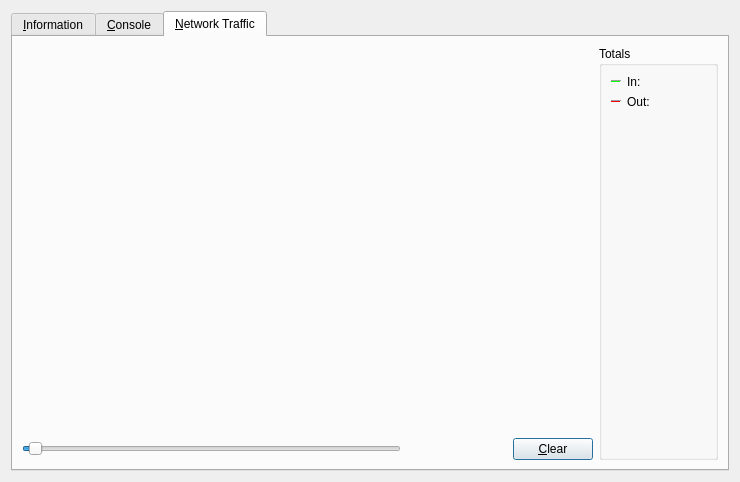
<?xml version="1.0" encoding="UTF-8"?>
<ui version="4.0">
 <class>RPCConsole</class>
 <widget class="QDialog" name="RPCConsole">
  <property name="geometry">
   <rect>
    <x>0</x>
    <y>0</y>
    <width>740</width>
    <height>482</height>
   </rect>
  </property>
  <property name="windowTitle">
   <string>aerum - Debug window</string>
  </property>
  <layout class="QVBoxLayout" name="verticalLayout_2">
   <item>
    <widget class="QTabWidget" name="tabWidget">
     <property name="currentIndex">
      <number>2</number>
     </property>
     <widget class="QWidget" name="tab_info">
      <attribute name="title">
       <string>&amp;Information</string>
      </attribute>
      <layout class="QFormLayout" name="formLayout">
       <item row="0" column="0">
        <widget class="QLabel" name="label_9">
         <property name="font">
          <font>
           <weight>75</weight>
           <bold>true</bold>
          </font>
         </property>
         <property name="text">
          <string>aerum Core</string>
         </property>
        </widget>
       </item>
       <item row="1" column="0">
        <widget class="QLabel" name="label_5">
         <property name="text">
          <string>Client name</string>
         </property>
        </widget>
       </item>
       <item row="1" column="1">
        <widget class="QLabel" name="clientName">
         <property name="cursor">
          <cursorShape>IBeamCursor</cursorShape>
         </property>
         <property name="text">
          <string>N/A</string>
         </property>
         <property name="textFormat">
          <enum>Qt::PlainText</enum>
         </property>
         <property name="textInteractionFlags">
          <set>Qt::LinksAccessibleByMouse|Qt::TextSelectableByKeyboard|Qt::TextSelectableByMouse</set>
         </property>
        </widget>
       </item>
       <item row="2" column="0">
        <widget class="QLabel" name="label_6">
         <property name="text">
          <string>Client version</string>
         </property>
        </widget>
       </item>
       <item row="2" column="1">
        <widget class="QLabel" name="clientVersion">
         <property name="cursor">
          <cursorShape>IBeamCursor</cursorShape>
         </property>
         <property name="text">
          <string>N/A</string>
         </property>
         <property name="textFormat">
          <enum>Qt::PlainText</enum>
         </property>
         <property name="textInteractionFlags">
          <set>Qt::LinksAccessibleByMouse|Qt::TextSelectableByKeyboard|Qt::TextSelectableByMouse</set>
         </property>
        </widget>
       </item>
       <item row="3" column="0">
        <widget class="QLabel" name="label_14">
         <property name="text">
          <string>Using OpenSSL version</string>
         </property>
         <property name="indent">
          <number>10</number>
         </property>
        </widget>
       </item>
       <item row="3" column="1">
        <widget class="QLabel" name="openSSLVersion">
         <property name="cursor">
          <cursorShape>IBeamCursor</cursorShape>
         </property>
         <property name="text">
          <string>N/A</string>
         </property>
         <property name="textFormat">
          <enum>Qt::PlainText</enum>
         </property>
         <property name="textInteractionFlags">
          <set>Qt::LinksAccessibleByMouse|Qt::TextSelectableByKeyboard|Qt::TextSelectableByMouse</set>
         </property>
        </widget>
       </item>
       <item row="4" column="0">
        <widget class="QLabel" name="label_12">
         <property name="text">
          <string>Build date</string>
         </property>
        </widget>
       </item>
       <item row="4" column="1">
        <widget class="QLabel" name="buildDate">
         <property name="cursor">
          <cursorShape>IBeamCursor</cursorShape>
         </property>
         <property name="text">
          <string>N/A</string>
         </property>
         <property name="textFormat">
          <enum>Qt::PlainText</enum>
         </property>
         <property name="textInteractionFlags">
          <set>Qt::LinksAccessibleByMouse|Qt::TextSelectableByKeyboard|Qt::TextSelectableByMouse</set>
         </property>
        </widget>
       </item>
       <item row="5" column="0">
        <widget class="QLabel" name="label_13">
         <property name="text">
          <string>Startup time</string>
         </property>
        </widget>
       </item>
       <item row="5" column="1">
        <widget class="QLabel" name="startupTime">
         <property name="cursor">
          <cursorShape>IBeamCursor</cursorShape>
         </property>
         <property name="text">
          <string>N/A</string>
         </property>
         <property name="textFormat">
          <enum>Qt::PlainText</enum>
         </property>
         <property name="textInteractionFlags">
          <set>Qt::LinksAccessibleByMouse|Qt::TextSelectableByKeyboard|Qt::TextSelectableByMouse</set>
         </property>
        </widget>
       </item>
       <item row="6" column="0">
        <widget class="QLabel" name="label_11">
         <property name="font">
          <font>
           <weight>75</weight>
           <bold>true</bold>
          </font>
         </property>
         <property name="text">
          <string>Network</string>
         </property>
        </widget>
       </item>
       <item row="7" column="0">
        <widget class="QLabel" name="label_7">
         <property name="text">
          <string>Number of connections</string>
         </property>
        </widget>
       </item>
       <item row="7" column="1">
        <widget class="QLabel" name="numberOfConnections">
         <property name="cursor">
          <cursorShape>IBeamCursor</cursorShape>
         </property>
         <property name="text">
          <string>N/A</string>
         </property>
         <property name="textFormat">
          <enum>Qt::PlainText</enum>
         </property>
         <property name="textInteractionFlags">
          <set>Qt::LinksAccessibleByMouse|Qt::TextSelectableByKeyboard|Qt::TextSelectableByMouse</set>
         </property>
        </widget>
       </item>
       <item row="8" column="0">
        <widget class="QLabel" name="label_15">
         <property name="text">
          <string>Number of masternodes</string>
         </property>
        </widget>
       </item>
       <item row="8" column="1">
        <widget class="QLabel" name="masternodeCount">
         <property name="cursor">
          <cursorShape>IBeamCursor</cursorShape>
         </property>
         <property name="text">
          <string>N/A</string>
         </property>
         <property name="textFormat">
          <enum>Qt::PlainText</enum>
         </property>
         <property name="textInteractionFlags">
          <set>Qt::LinksAccessibleByMouse|Qt::TextSelectableByKeyboard|Qt::TextSelectableByMouse</set>
         </property>
        </widget>
       </item>
       <item row="9" column="0">
        <widget class="QLabel" name="label_8">
         <property name="text">
          <string>On testnet</string>
         </property>
        </widget>
       </item>
       <item row="9" column="1">
        <widget class="QCheckBox" name="isTestNet">
         <property name="enabled">
          <bool>false</bool>
         </property>
         <property name="text">
          <string/>
         </property>
        </widget>
       </item>
       <item row="10" column="0">
        <widget class="QLabel" name="label_10">
         <property name="font">
          <font>
           <weight>75</weight>
           <bold>true</bold>
          </font>
         </property>
         <property name="text">
          <string>Block chain</string>
         </property>
        </widget>
       </item>
       <item row="11" column="0">
        <widget class="QLabel" name="label_3">
         <property name="text">
          <string>Current number of blocks</string>
         </property>
        </widget>
       </item>
       <item row="11" column="1">
        <widget class="QLabel" name="numberOfBlocks">
         <property name="cursor">
          <cursorShape>IBeamCursor</cursorShape>
         </property>
         <property name="text">
          <string>N/A</string>
         </property>
         <property name="textFormat">
          <enum>Qt::PlainText</enum>
         </property>
         <property name="textInteractionFlags">
          <set>Qt::LinksAccessibleByMouse|Qt::TextSelectableByKeyboard|Qt::TextSelectableByMouse</set>
         </property>
        </widget>
       </item>
       <item row="12" column="0">
        <widget class="QLabel" name="label_2">
         <property name="text">
          <string>Last block time</string>
         </property>
        </widget>
       </item>
       <item row="12" column="1">
        <widget class="QLabel" name="lastBlockTime">
         <property name="cursor">
          <cursorShape>IBeamCursor</cursorShape>
         </property>
         <property name="text">
          <string>N/A</string>
         </property>
         <property name="textFormat">
          <enum>Qt::PlainText</enum>
         </property>
         <property name="textInteractionFlags">
          <set>Qt::LinksAccessibleByMouse|Qt::TextSelectableByKeyboard|Qt::TextSelectableByMouse</set>
         </property>
        </widget>
       </item>
       <item row="13" column="0">
        <spacer name="verticalSpacer_2">
         <property name="orientation">
          <enum>Qt::Vertical</enum>
         </property>
         <property name="sizeHint" stdset="0">
          <size>
           <width>20</width>
           <height>10</height>
          </size>
         </property>
        </spacer>
       </item>
       <item row="14" column="0">
        <widget class="QLabel" name="labelDebugLogfile">
         <property name="font">
          <font>
           <weight>75</weight>
           <bold>true</bold>
          </font>
         </property>
         <property name="text">
          <string>Debug log file</string>
         </property>
        </widget>
       </item>
       <item row="15" column="0">
        <widget class="QPushButton" name="openDebugLogfileButton">
         <property name="toolTip">
          <string>Open the aerum debug log file from the current data directory. This can take a few seconds for large log files.</string>
         </property>
         <property name="text">
          <string>&amp;Open</string>
         </property>
         <property name="autoDefault">
          <bool>false</bool>
         </property>
        </widget>
       </item>
       <item row="16" column="0">
        <widget class="QLabel" name="labelCLOptions">
         <property name="font">
          <font>
           <weight>75</weight>
           <bold>true</bold>
          </font>
         </property>
         <property name="text">
          <string>Command-line options</string>
         </property>
        </widget>
       </item>
       <item row="17" column="0">
        <widget class="QPushButton" name="showCLOptionsButton">
         <property name="toolTip">
          <string>Show the aerum-Qt help message to get a list with possible aerum command-line options.</string>
         </property>
         <property name="text">
          <string>&amp;Show</string>
         </property>
         <property name="autoDefault">
          <bool>false</bool>
         </property>
        </widget>
       </item>
       <item row="18" column="0">
        <spacer name="verticalSpacer">
         <property name="orientation">
          <enum>Qt::Vertical</enum>
         </property>
         <property name="sizeHint" stdset="0">
          <size>
           <width>20</width>
           <height>20</height>
          </size>
         </property>
        </spacer>
       </item>
      </layout>
     </widget>
     <widget class="QWidget" name="tab_console">
      <attribute name="title">
       <string>&amp;Console</string>
      </attribute>
      <layout class="QGridLayout" name="gridLayout">
       <item row="0" column="0">
        <widget class="QTextEdit" name="messagesWidget">
         <property name="minimumSize">
          <size>
           <width>0</width>
           <height>100</height>
          </size>
         </property>
         <property name="readOnly">
          <bool>true</bool>
         </property>
         <property name="tabKeyNavigation" stdset="0">
          <bool>false</bool>
         </property>
         <property name="columnCount" stdset="0">
          <number>2</number>
         </property>
        </widget>
       </item>
       <item row="1" column="0">
        <layout class="QHBoxLayout" name="horizontalLayout">
         <property name="spacing">
          <number>3</number>
         </property>
         <item>
          <widget class="QPushButton" name="copyButton">
           <property name="maximumSize">
            <size>
             <width>24</width>
             <height>24</height>
            </size>
           </property>
           <property name="toolTip">
            <string>Copy to clipboard</string>
           </property>
           <property name="text">
            <string/>
           </property>
           <property name="icon">
            <iconset resource="../bitcoin.qrc">
             <normaloff>:/icons/editcopy</normaloff>:/icons/editcopy</iconset>
           </property>
           <property name="shortcut">
            <string notr="true">Ctrl+L</string>
           </property>
           <property name="autoDefault">
            <bool>false</bool>
           </property>
          </widget>
         </item>
         <item>
          <widget class="QLabel" name="label">
           <property name="text">
            <string notr="true">&gt;</string>
           </property>
          </widget>
         </item>
         <item>
          <widget class="QLineEdit" name="lineEdit"/>
         </item>
         <item>
          <widget class="QToolButton" name="pasteButton">
           <property name="sizePolicy">
            <sizepolicy hsizetype="Minimum" vsizetype="Fixed">
             <horstretch>0</horstretch>
             <verstretch>0</verstretch>
            </sizepolicy>
           </property>
           <property name="minimumSize">
            <size>
             <width>24</width>
             <height>24</height>
            </size>
           </property>
           <property name="maximumSize">
            <size>
             <width>24</width>
             <height>24</height>
            </size>
           </property>
           <property name="toolTip">
            <string>Paste from clipboard</string>
           </property>
           <property name="text">
            <string/>
           </property>
           <property name="icon">
            <iconset resource="../bitcoin.qrc">
             <normaloff>:/icons/editpaste</normaloff>:/icons/editpaste</iconset>
           </property>
           <property name="shortcut">
            <string>Alt+P</string>
           </property>
          </widget>
         </item>
        </layout>
       </item>
      </layout>
     </widget>
     <widget class="QWidget" name="tab">
      <attribute name="title">
       <string>&amp;Network Traffic</string>
      </attribute>
      <layout class="QHBoxLayout" name="horizontalLayout_3">
       <item>
        <layout class="QVBoxLayout" name="verticalLayout_4">
         <item>
          <widget class="TrafficGraphWidget" name="trafficGraph" native="true">
           <property name="sizePolicy">
            <sizepolicy hsizetype="Expanding" vsizetype="Expanding">
             <horstretch>0</horstretch>
             <verstretch>0</verstretch>
            </sizepolicy>
           </property>
          </widget>
         </item>
         <item>
          <layout class="QHBoxLayout" name="horizontalLayout_2">
           <item>
            <widget class="QSlider" name="sldGraphRange">
             <property name="minimum">
              <number>1</number>
             </property>
             <property name="maximum">
              <number>288</number>
             </property>
             <property name="pageStep">
              <number>12</number>
             </property>
             <property name="value">
              <number>6</number>
             </property>
             <property name="orientation">
              <enum>Qt::Horizontal</enum>
             </property>
            </widget>
           </item>
           <item>
            <widget class="QLabel" name="lblGraphRange">
             <property name="minimumSize">
              <size>
               <width>100</width>
               <height>0</height>
              </size>
             </property>
             <property name="alignment">
              <set>Qt::AlignCenter</set>
             </property>
            </widget>
           </item>
           <item>
            <widget class="QPushButton" name="btnClearTrafficGraph">
             <property name="text">
              <string>&amp;Clear</string>
             </property>
            </widget>
           </item>
          </layout>
         </item>
        </layout>
       </item>
       <item>
        <layout class="QVBoxLayout" name="verticalLayout">
         <item>
          <widget class="QGroupBox" name="groupBox">
           <property name="title">
            <string>Totals</string>
           </property>
           <layout class="QVBoxLayout" name="verticalLayout_5">
            <item>
             <layout class="QHBoxLayout" name="horizontalLayout_4">
              <item>
               <widget class="Line" name="line">
                <property name="sizePolicy">
                 <sizepolicy hsizetype="Fixed" vsizetype="Fixed">
                  <horstretch>0</horstretch>
                  <verstretch>0</verstretch>
                 </sizepolicy>
                </property>
                <property name="minimumSize">
                 <size>
                  <width>10</width>
                  <height>0</height>
                 </size>
                </property>
                <property name="palette">
                 <palette>
                  <active>
                   <colorrole role="Light">
                    <brush brushstyle="SolidPattern">
                     <color alpha="255">
                      <red>0</red>
                      <green>255</green>
                      <blue>0</blue>
                     </color>
                    </brush>
                   </colorrole>
                  </active>
                  <inactive>
                   <colorrole role="Light">
                    <brush brushstyle="SolidPattern">
                     <color alpha="255">
                      <red>0</red>
                      <green>255</green>
                      <blue>0</blue>
                     </color>
                    </brush>
                   </colorrole>
                  </inactive>
                  <disabled>
                   <colorrole role="Light">
                    <brush brushstyle="SolidPattern">
                     <color alpha="255">
                      <red>0</red>
                      <green>255</green>
                      <blue>0</blue>
                     </color>
                    </brush>
                   </colorrole>
                  </disabled>
                 </palette>
                </property>
                <property name="orientation">
                 <enum>Qt::Horizontal</enum>
                </property>
               </widget>
              </item>
              <item>
               <widget class="QLabel" name="label_16">
                <property name="text">
                 <string>In:</string>
                </property>
               </widget>
              </item>
              <item>
               <widget class="QLabel" name="lblBytesIn">
                <property name="minimumSize">
                 <size>
                  <width>50</width>
                  <height>0</height>
                 </size>
                </property>
                <property name="alignment">
                 <set>Qt::AlignRight|Qt::AlignTrailing|Qt::AlignVCenter</set>
                </property>
               </widget>
              </item>
             </layout>
            </item>
            <item>
             <layout class="QHBoxLayout" name="horizontalLayout_5">
              <item>
               <widget class="Line" name="line_2">
                <property name="sizePolicy">
                 <sizepolicy hsizetype="Fixed" vsizetype="Fixed">
                  <horstretch>0</horstretch>
                  <verstretch>0</verstretch>
                 </sizepolicy>
                </property>
                <property name="minimumSize">
                 <size>
                  <width>10</width>
                  <height>0</height>
                 </size>
                </property>
                <property name="palette">
                 <palette>
                  <active>
                   <colorrole role="Light">
                    <brush brushstyle="SolidPattern">
                     <color alpha="255">
                      <red>255</red>
                      <green>0</green>
                      <blue>0</blue>
                     </color>
                    </brush>
                   </colorrole>
                  </active>
                  <inactive>
                   <colorrole role="Light">
                    <brush brushstyle="SolidPattern">
                     <color alpha="255">
                      <red>255</red>
                      <green>0</green>
                      <blue>0</blue>
                     </color>
                    </brush>
                   </colorrole>
                  </inactive>
                  <disabled>
                   <colorrole role="Light">
                    <brush brushstyle="SolidPattern">
                     <color alpha="255">
                      <red>255</red>
                      <green>0</green>
                      <blue>0</blue>
                     </color>
                    </brush>
                   </colorrole>
                  </disabled>
                 </palette>
                </property>
                <property name="orientation">
                 <enum>Qt::Horizontal</enum>
                </property>
               </widget>
              </item>
              <item>
               <widget class="QLabel" name="label_17">
                <property name="text">
                 <string>Out:</string>
                </property>
               </widget>
              </item>
              <item>
               <widget class="QLabel" name="lblBytesOut">
                <property name="minimumSize">
                 <size>
                  <width>50</width>
                  <height>0</height>
                 </size>
                </property>
                <property name="alignment">
                 <set>Qt::AlignRight|Qt::AlignTrailing|Qt::AlignVCenter</set>
                </property>
               </widget>
              </item>
             </layout>
            </item>
            <item>
             <spacer name="verticalSpacer_4">
              <property name="orientation">
               <enum>Qt::Vertical</enum>
              </property>
              <property name="sizeHint" stdset="0">
               <size>
                <width>20</width>
                <height>407</height>
               </size>
              </property>
             </spacer>
            </item>
           </layout>
          </widget>
         </item>
        </layout>
       </item>
      </layout>
     </widget>
    </widget>
   </item>
  </layout>
 </widget>
 <customwidgets>
  <customwidget>
   <class>TrafficGraphWidget</class>
   <extends>QWidget</extends>
   <header>trafficgraphwidget.h</header>
   <container>1</container>
   <slots>
    <slot>clear()</slot>
   </slots>
  </customwidget>
 </customwidgets>
 <resources>
  <include location="../bitcoin.qrc"/>
 </resources>
 <connections/>
</ui>
